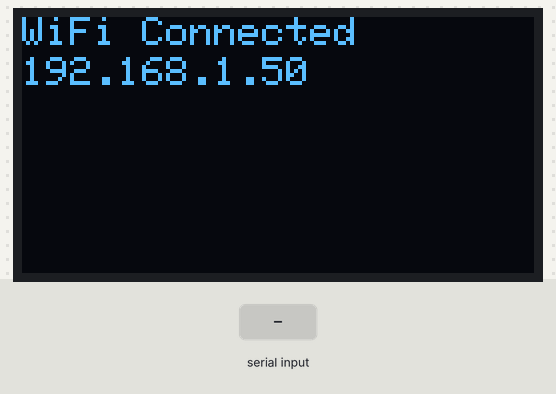
A sketch run on a simulated ESP32. On the bench: 128×64 one-colour display. The test bench sets the inputs (shaded band). WiFi joins after 1.5 s; servers stay silent unless stated; uploads are accepted with an empty reply; what the sketch prints to the serial monitor is not drawn.

Above: at 2.1 s.
At 5.7 s:
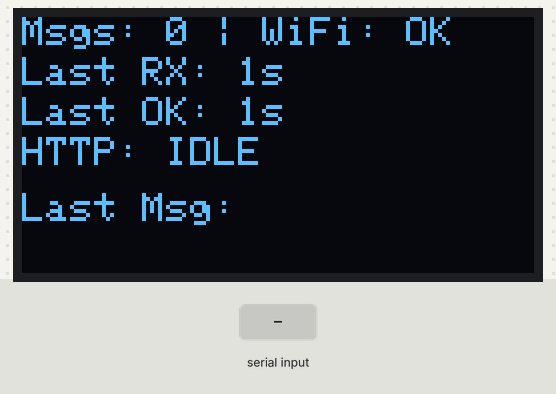
5.8 s: "_\n" received over the second serial link
At 7.0 s:
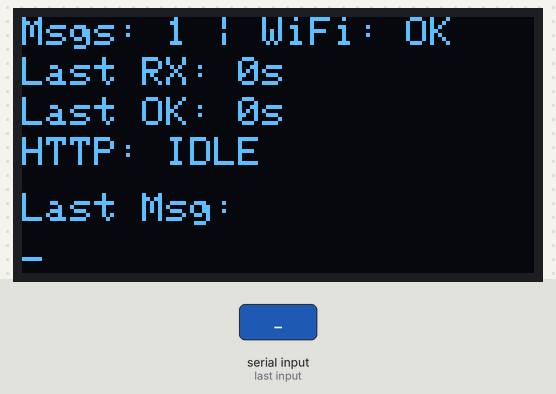
8.8 s: "~\n" received over the second serial link
At 10.0 s:
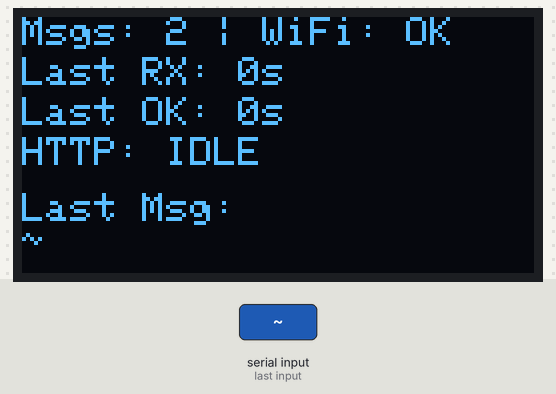
11.8 s: "-\n" received over the second serial link
At 12.8 s:
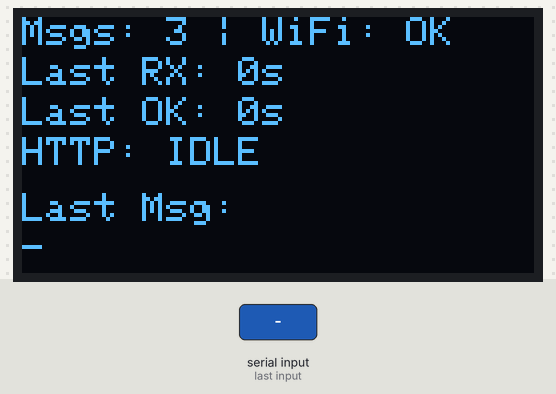
Timing chart, 0 to 14.8 s (numbered marks = the images above; inputs shaded):
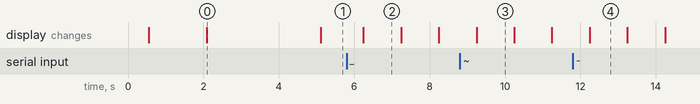

The sketch:

uart-esp32-sheets.ino
```cpp
// ================= UART2 RECEIVER + OLED + WIFI + SPREADSHEET LOGGING =================
#include <Wire.h>
#include <Adafruit_GFX.h>
#include <Adafruit_SSD1306.h>
#include <WiFi.h>
#include <HTTPClient.h>

// ================= WIFI CONFIG =================
const char* ssid = "";
const char* password = "";
const char* scriptURL = "https://script.google.com/macros/s/AKfycbyU1M2sU_9DnGU3o2FY5jMvl5DK1ZMy7NqgRv9iOBJZJeY12tylTrnuCzskVUp1Y0OLrA/exec";

// ================= OLED =================
#define SCREEN_WIDTH 128
#define SCREEN_HEIGHT 64
#define OLED_RESET -1
Adafruit_SSD1306 display(SCREEN_WIDTH, SCREEN_HEIGHT, &Wire, OLED_RESET);

// ================= UART =================
#define UART2_TX 17
#define UART2_RX 16
#define BAUD 9600

// ================= TIMINGS =================
#define STATUS_INTERVAL 30000       // 30 seconds heartbeat
#define DISPLAY_INTERVAL 1000       // 1 second display update
#define LOG_TIMEOUT 5000            // 5 second timeout for HTTP

// ================= VARIABLES =================
String currentLine = "";
String lastMessage = "";
unsigned long lastMessageTime = 0;
unsigned long lastDisplayUpdate = 0;
unsigned long lastHeartbeatTime = 0;
unsigned long lastSuccessfulContact = 0;
uint32_t totalMessages = 0;
String pendingLogData = "";
unsigned long logAttemptTime = 0;
bool isLoggingData = false;
bool httpInProgress = false;

// ================= SETUP =================
void setup() {
  Serial.begin(9600);
  delay(500);

  // UART2
  Serial2.begin(BAUD, SERIAL_8N1, UART2_RX, UART2_TX);

  // OLED
  Wire.begin();
  if (!display.begin(SSD1306_SWITCHCAPVCC, 0x3C)) {
    Serial.println("SSD1306 allocation failed");
    while (1);
  }

  display.clearDisplay();
  display.setTextColor(SSD1306_WHITE);
  display.setTextSize(1);
  display.setCursor(0, 0);
  display.println("Connecting WiFi...");
  display.display();

  // WiFi
  WiFi.mode(WIFI_STA);
  WiFi.begin(ssid, password);

  unsigned long wifiStart = millis();
  while (WiFi.status() != WL_CONNECTED && millis() - wifiStart < 15000) {
    delay(500);
    Serial.print(".");
  }

  display.clearDisplay();
  display.setCursor(0, 0);
  if (WiFi.status() == WL_CONNECTED) {
    display.println("WiFi Connected");
    display.setCursor(0, 10);
    display.println(WiFi.localIP());
    Serial.println("\nWiFi Connected");
    Serial.println(WiFi.localIP());
  } else {
    display.println("WiFi Failed");
    Serial.println("\nWiFi Connection Failed");
  }
  display.display();
  delay(2000);

  lastMessageTime = millis();
  lastHeartbeatTime = millis();
  lastSuccessfulContact = millis();
  lastDisplayUpdate = millis();
}

// ================= LOOP =================
void loop() {
  // ================= CHECK WIFI CONNECTION =================
  if (WiFi.status() != WL_CONNECTED) {
    Serial.println("[WIFI] Reconnecting...");
    WiFi.reconnect();
  }

  // ================= RECEIVE UART =================
  while (Serial2.available()) {
    char c = Serial2.read();
    Serial.write(c);

    if (c == '\n') {
      currentLine.trim();
      if (currentLine.length() > 0) {
        lastMessage = currentLine;
        totalMessages++;
        lastMessageTime = millis();
        pendingLogData = currentLine;
        logAttemptTime = millis();
        isLoggingData = true;
        Serial.println("[RX] Message queued for logging: " + currentLine);
      }
      currentLine = "";
    } else if (c != '\r') {
      currentLine += c;
    }
  }

  // ================= LOG DATA (ASYNC, NON-BLOCKING) =================
  if (isLoggingData && !httpInProgress && WiFi.status() == WL_CONNECTED && pendingLogData.length() > 0) {
    if (millis() - logAttemptTime > 100) {
      Serial.println("[LOG] Starting HTTP request...");
      logDataToSheet(pendingLogData);
      pendingLogData = "";
    }
  }

  // ================= CHECK FOR HTTP TIMEOUT =================
  if (httpInProgress && millis() - logAttemptTime > LOG_TIMEOUT) {
    Serial.println("[LOG] HTTP timeout, clearing flags");
    httpInProgress = false;
    isLoggingData = false;
  }

  // ================= HEARTBEAT (30 SECONDS) =================
  if (millis() - lastHeartbeatTime >= STATUS_INTERVAL) {
    lastHeartbeatTime = millis();
    if (WiFi.status() == WL_CONNECTED) {
      sendHeartbeat();
    }
  }

  // ================= UPDATE DISPLAY (1 SECOND) =================
  if (millis() - lastDisplayUpdate >= DISPLAY_INTERVAL) {
    lastDisplayUpdate = millis();
    updateDisplay();
  }
}

// ================= LOG DATA TO SPREADSHEET =================
void logDataToSheet(String dataLine) {
  if (WiFi.status() != WL_CONNECTED) {
    Serial.println("[LOG] WiFi not connected, abandoning");
    isLoggingData = false;
    return;
  }

  httpInProgress = true;

  WiFiClientSecure client;
  HTTPClient http;
  client.setInsecure();
  client.setTimeout(5000);

  String url = String(scriptURL) + "?type=log&data=" + urlEncode(dataLine);

  Serial.println("[LOG] URL: " + url);

  if (!http.begin(client, url)) {
    Serial.println("[LOG] http.begin() failed");
    httpInProgress = false;
    isLoggingData = false;
    client.stop();
    return;
  }

  http.setConnectTimeout(2000);
  http.setTimeout(5000);
  http.setFollowRedirects(HTTPC_STRICT_FOLLOW_REDIRECTS);

  int httpCode = http.GET();

  if (httpCode == 200) {
    Serial.println("[LOG] HTTP 200 OK - data logged");
    lastSuccessfulContact = millis();
  } else if (httpCode == 302 || httpCode == 301) {
    Serial.println("[LOG] HTTP " + String(httpCode) + " redirect - check deployment URL");
  } else if (httpCode < 0) {
    Serial.println("[LOG] HTTP error: " + String(http.errorToString(httpCode)));
  } else {
    Serial.println("[LOG] HTTP " + String(httpCode));
  }

  http.end();
  client.stop();

  // ALWAYS clear flags after HTTP completes
  httpInProgress = false;
  isLoggingData = false;
}

// ================= SEND HEARTBEAT =================
void sendHeartbeat() {
  if (WiFi.status() != WL_CONNECTED) {
    return;
  }

  WiFiClientSecure client;
  HTTPClient http;
  client.setInsecure();
  client.setTimeout(5000);

  String url = String(scriptURL) + "?type=status";

  if (!http.begin(client, url)) {
    Serial.println("[HEARTBEAT] http.begin() failed");
    client.stop();
    return;
  }

  http.setConnectTimeout(2000);
  http.setTimeout(5000);
  http.setFollowRedirects(HTTPC_STRICT_FOLLOW_REDIRECTS);

  int httpCode = http.GET();

  if (httpCode == 200) {
    Serial.println("[HEARTBEAT] HTTP 200 OK");
    lastSuccessfulContact = millis();
  } else if (httpCode < 0) {
    Serial.println("[HEARTBEAT] Error: " + String(http.errorToString(httpCode)));
  } else {
    Serial.println("[HEARTBEAT] HTTP " + String(httpCode));
  }

  http.end();
  client.stop();
}

// ================= URL ENCODE =================
String urlEncode(String str) {
  String encoded = "";
  for (int i = 0; i < str.length(); i++) {
    char c = str.charAt(i);
    if ((c >= '0' && c <= '9') || (c >= 'A' && c <= 'Z') ||
        (c >= 'a' && c <= 'z') || c == '-' || c == '_' || c == '.' || c == '~') {
      encoded += c;
    } else {
      encoded += '%';
      if (c < 0x10) encoded += '0';
      encoded += String(c, HEX);
    }
  }
  return encoded;
}

// ================= OLED UPDATE =================
void updateDisplay() {
  unsigned long secondsSinceLastMsg = (millis() - lastMessageTime) / 1000;
  unsigned long secondsSinceContact = (millis() - lastSuccessfulContact) / 1000;

  display.clearDisplay();
  display.setTextSize(1);

  // ===== HEADER =====
  display.setCursor(0, 0);
  display.print("Msgs: ");
  display.print(totalMessages);
  display.print(" | WiFi: ");
  display.println(WiFi.status() == WL_CONNECTED ? "OK" : "NO");

  // ===== LAST MESSAGE RX =====
  display.setCursor(0, 10);
  display.print("Last RX: ");
  display.print(secondsSinceLastMsg);
  display.println("s");

  // ===== LAST SUCCESSFUL CONTACT =====
  display.setCursor(0, 20);
  display.print("Last OK: ");
  display.print(secondsSinceContact);
  display.println("s");

  // ===== HTTP STATUS =====
  display.setCursor(0, 30);
  display.print("HTTP: ");
  if (httpInProgress) {
    display.println("IN PROGRESS");
  } else if (isLoggingData) {
    display.println("PENDING");
  } else {
    display.println("IDLE");
  }

  // ===== MESSAGE CONTENT =====
  display.setCursor(0, 44);
  display.println("Last Msg:");
  display.setCursor(0, 54);
  String displayMsg = lastMessage;
  if (displayMsg.length() > 20) {
    displayMsg = displayMsg.substring(0, 20);
  }
  display.println(displayMsg);

  display.display();
}
```

Measured:
- after the input at 5.8 s, the display: changes after 0.44 s (image 2)
- after the input at 8.8 s, the display: changes after 0.44 s (image 3)
- after the input at 11.8 s, the display: changes after 0.45 s (image 4)
- what the display in image 0 shows lasts 3.0 s, from 2.1 s to 5.1 s
- what the display in image 2 shows lasts 1.0 s, from 6.2 s to 7.2 s
